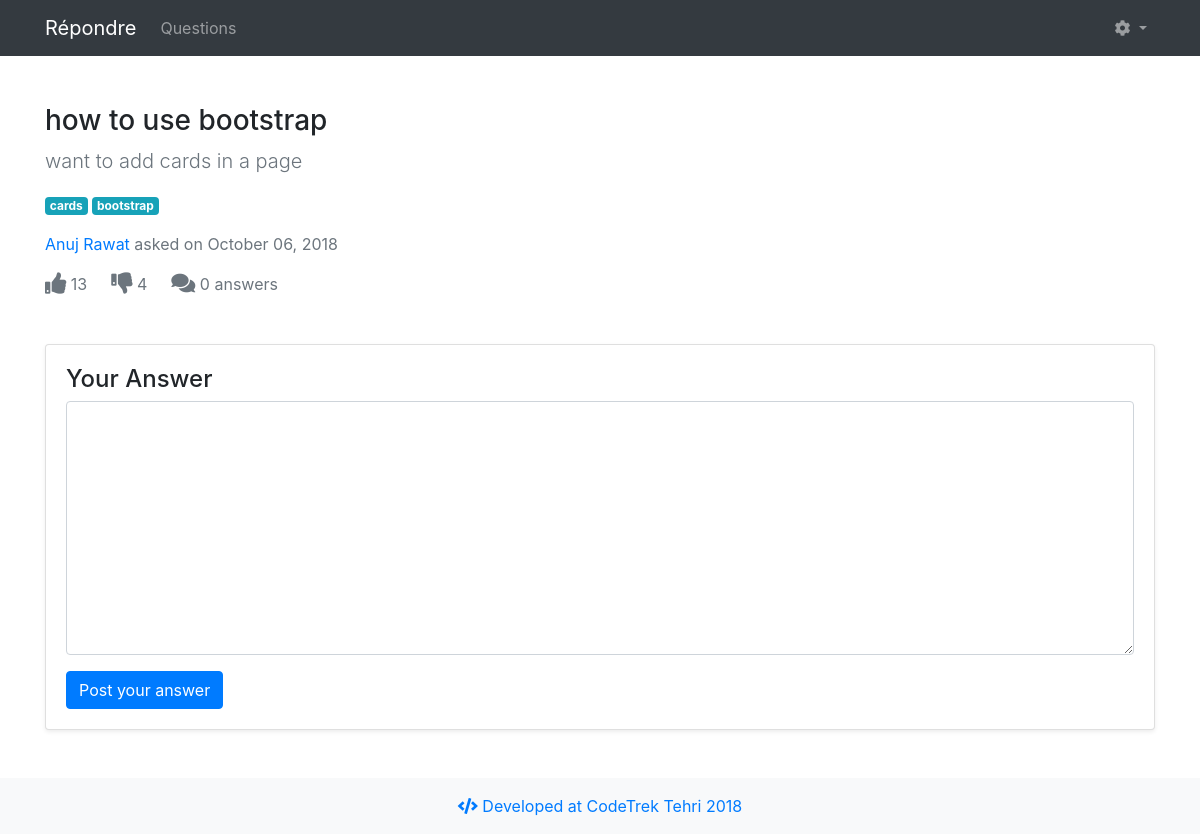
Page /answers.php?question_title=how to use bootstrap (signed in) on the committed database.
### tables this page shows
CREATE TABLE `questions` (
  `qid` int(11) NOT NULL,
  `title` text NOT NULL,
  `description` text NOT NULL,
  `links` varchar(100) NOT NULL,
  `author` varchar(50) NOT NULL,
  `q_date` date NOT NULL,
  `likes` int(11) NOT NULL DEFAULT '0',
  `dislikes` int(11) NOT NULL DEFAULT '0',
  `comments` int(11) NOT NULL
);

### answers.php (the view, shortened to what this page needs)
<?php
$title =  $_GET['question_title'];
$conn = new mysqli('localhost', 'root', '', 'quean');
$sql_question = "SELECT * FROM questions WHERE title = '$title' ";
$questions = $conn->query($sql_question);
$question = $questions->fetch_assoc();
	$qid = $question["qid"];
$sql_answers = "SELECT * FROM answers WHERE question_id = '$qid'";
$answers = $conn->query($sql_answers);
$answers_count=mysqli_num_rows($answers);
?>
<!DOCTYPE html>
<html>
<head>
  <link rel="stylesheet" href="https://maxcdn.bootstrapcdn.com/bootstrap/4.1.3/css/bootstrap.min.css">
  <link rel="stylesheet" href="css/style.css">
  <link rel="stylesheet" href="https://use.fontawesome.com/releases/v5.3.1/css/all.css">
</head>
<body>
	<nav class="navbar sticky-top navbar-expand-lg navbar-dark bg-dark">
		<div class="container">
			<a class="navbar-brand" href="index.php">Répondre</a>
			<div class="collapse navbar-collapse" id="navbarSupportedContent">
				<ul class="navbar-nav mr-auto">
					<li class="nav-item">
						<a href="index.php" class="nav-link">Questions</a>
					</li>
				</ul>
				<ul class="navbar-nav">
					<li class="nav-item dropdown">
						<a class="nav-link dropdown-toggle" href="#" id="navbarDropdown" role="button" data-toggle="dropdown" aria-haspopup="true"
						 aria-expanded="false">
							<i class="fa fa-cog"></i>
						</a>
					</li>
				</ul>
			</div>
		</div>
	</nav>
	<div class="container mt-5">
		<div class="mb-5">
			<h3>
<?php
	echo $question["title"];
?>
			</h3>
			<p class="text-secondary lead">
<?php
	echo $question["description"];
?>
			</p>
			<div class="mb-3">
<?php
if ($question["links"] !='') {
	$links = explode(',', $question["links"]);
	for ($i=0; $i < sizeof($links); $i++) {
		echo ' <a href="link_search.php?tag='. $links["$i"] .'" class="badge badge-info"> ' . $links["$i"] . '</a>';
	}
}
?>
			</div>
			<p>
				<a href="#" class="card-link">
					<span>
						<?php echo $question["author"];?>
					</span>
				</a>
				<span class="text-secondary">asked on</span>
				<span class="text-secondary">
<?php
$date = date('F d, Y', strtotime($question["q_date"]));
echo $date;
?>
				</span>
			</p>
			<div class="d-flex text-secondary">
				<div class="mr-4 like c-pointer">
					<?php echo '<i class="fas fa-thumbs-up fa-lg" data-qid="'. $qid . '" id="like" ></i>';?>
					<span id="like_count"><?php echo $question["likes"];?></span>
				</div>
				<div class="mr-4 dislike c-pointer">
					<?php echo '<i class="fas fa-thumbs-down fa-lg" data-qid="'. $qid . '" id="dislike"></i>';?>
					<span id="dislike_count"><?php echo $question["dislikes"];?></span>
				</div>
				<div class="mr-4">
					<i class="fas fa-comments fa-lg"></i>
					<span>
					<?php echo $answers_count;?>
					answers</span>
				</div>
			</div>
		</div>
		<div class="card mb-4 shadow-sm">
			<div class="card-body">
				<h4>Your Answer</h4>
					<form action="register_answer.php" method="POST">
					<textarea name="answer" id="answer" rows="10" class="form-control" required>
					</textarea>
					<button type="submit" class="btn btn-primary mt-3">Post your answer</button>
				</form>
			</div>
		</div>
	</div>
	<footer class="bg-light py-3 text-center mt-5">
		<span class="text-primary"><i class="fas fa-code"></i> Developed at CodeTrek Tehri 2018</span>
	</footer>
</body>
</html>

### rows in the picture
questions: title "how to use bootstrap", description "want to add cards in a page", links "cards", links "bootstrap", author "Anuj Rawat", q_date "October 06, 2018", likes "13", dislikes "4"

### other values in the picture
$answers_count "0"
